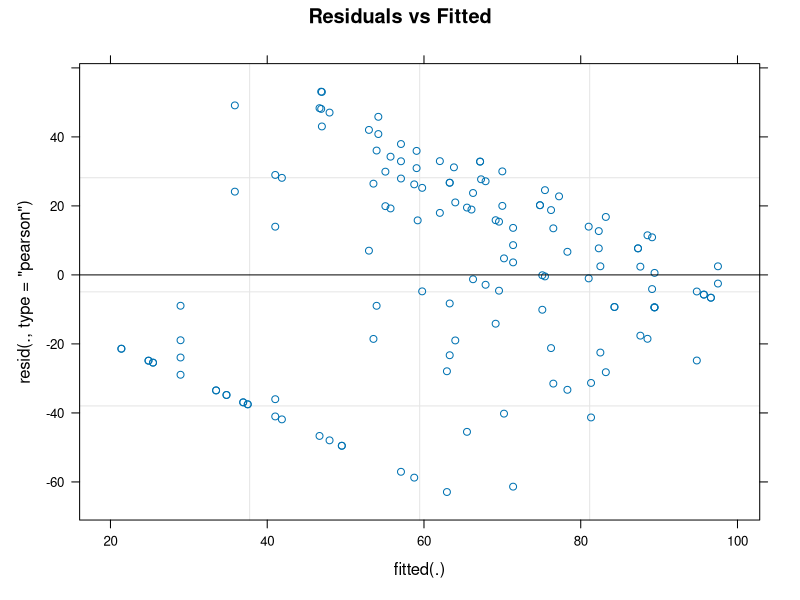
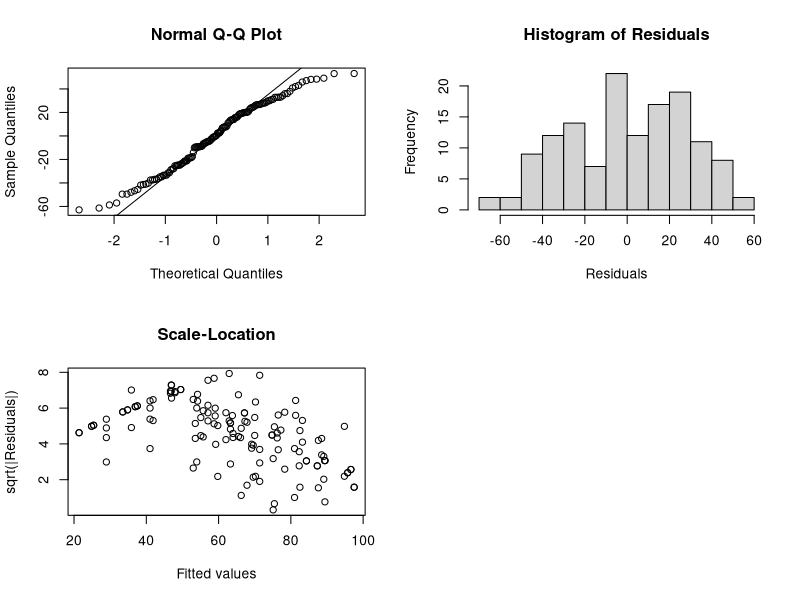
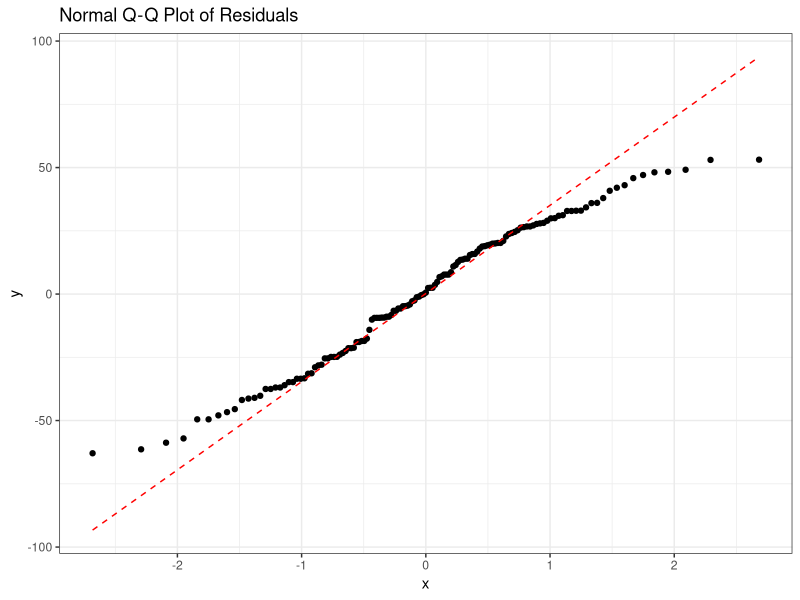
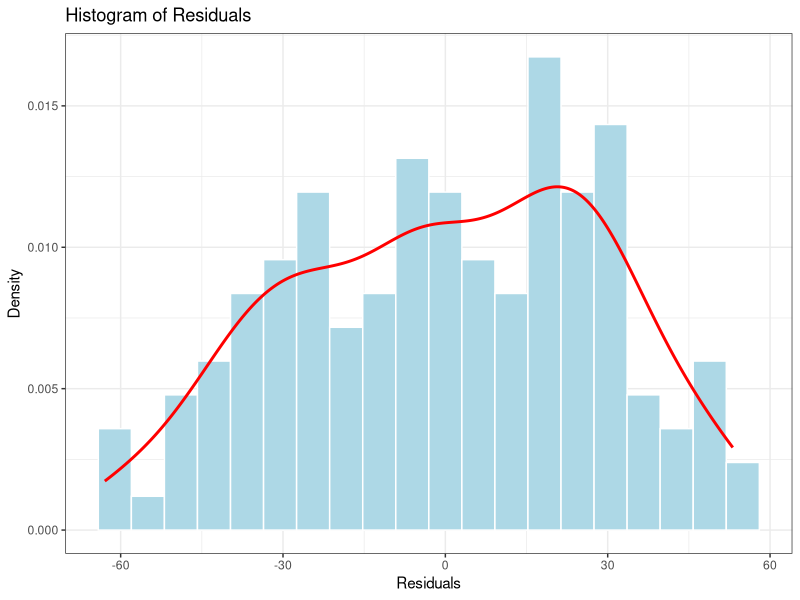
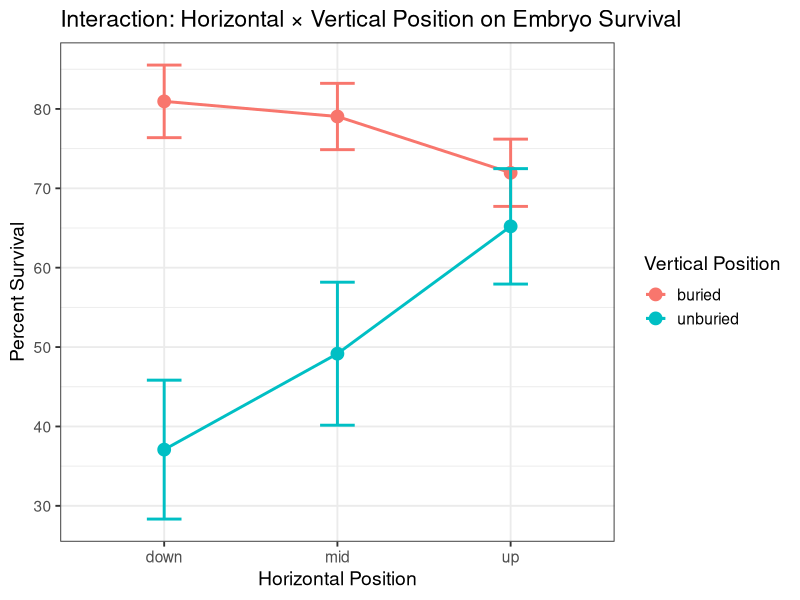
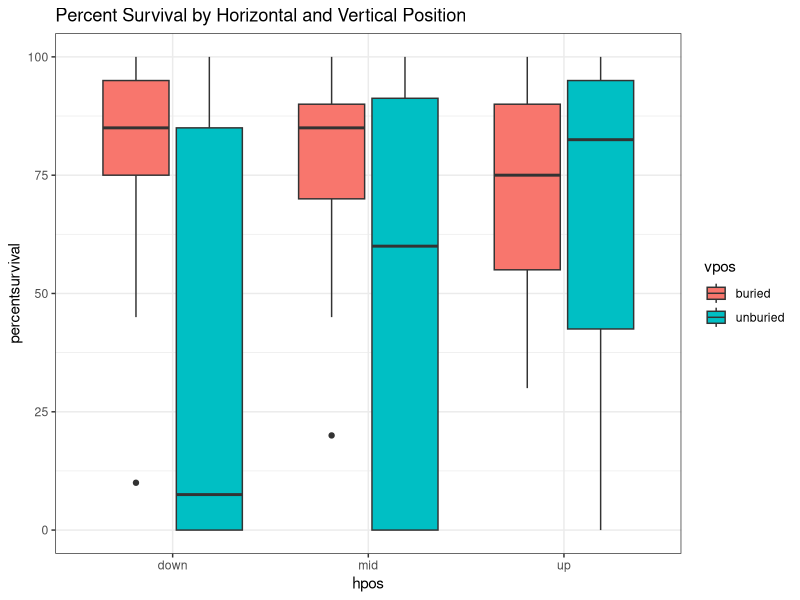

These charts were generated, in order, by the following R code:
## ---- chunk 1
knitr::opts_chunk$set(echo = TRUE, warning = FALSE, message = FALSE, fig.width = 10, fig.height = 6)
## ---- chunk 2
# Install required packages (run once)
packages <- c("readxl", "lme4", "lmerTest", "emmeans", "ggplot2", "dplyr")
# Check if packages are installed, install if not
new_packages <- packages[!(packages %in% installed.packages()[,"Package"])]
if(length(new_packages)) install.packages(new_packages)

# Load all packages
library(readxl)      # For reading Excel files
library(lme4)        # For mixed-effects models
library(lmerTest)    # For p-values with Satterthwaite approximation
library(emmeans)     # For post-hoc comparisons
library(ggplot2)     # For visualization
library(dplyr)       # For data manipulation

# Set options
options(prompt = "=")
## ---- chunk 3
# Read in excel sheet
data <- read_excel("parentalcare_data.xlsx")

# View data to check import
head(data)

# Convert categorical variables to factors
data$hpos <- as.factor(data$hpos)
data$vpos <- as.factor(data$vpos)
data$nest <- as.factor(data$nest)

# Check data structure
str(data)
summary(data)

# Check sample sizes for each combination
table(data$hpos, data$vpos)
## ---- chunk 4
#new data model
survival <- lmer(
  percentsurvival ~ vpos * hpos +
    (1 | nest) +
    (1 | subsample),
  data = data
)

summary(survival)
anova(survival, type = 3)

survival2 <- lmer(
  percentsurvival ~ vpos * hpos +
    (1 | nest),
  data = data
)

summary(survival2)

anova(survival2, type = 3)

# Model percent survival by pouch location
model <- lmer(percentsurvival ~ hpos * vpos + (1|nest), data = data)

summary(model)

#ANOVA table with F-tests
anova_results <- anova(model)
print(anova_results)

# Check model assumptions
par(mfrow = c(2, 2))
plot(model, main = "Residuals vs Fitted")
qqnorm(resid(model))
qqline(resid(model))
hist(resid(model), main = "Histogram of Residuals", xlab = "Residuals")
plot(fitted(model), sqrt(abs(resid(model))), 
     main = "Scale-Location", xlab = "Fitted values", 
     ylab = "sqrt(|Residuals|)")

#  QQ and residuals normality plots
res <- residuals(model)

res_df <- data.frame(residuals = res)

ggplot(res_df, aes(sample = residuals)) +
  stat_qq() +
  stat_qq_line(color = "red", linetype = "dashed") +
  theme_bw() +
  labs(title = "Normal Q-Q Plot of Residuals")

ggplot(res_df, aes(x = residuals)) +
  geom_histogram(aes(y = ..density..), bins = 20, fill = "lightblue", color = "white") +
  geom_density(color = "red", linewidth = 1) +
  theme_bw() +
  labs(title = "Histogram of Residuals", x = "Residuals", y = "Density")


# Calculate means and standard errors
means_table <- data %>%
  group_by(vpos) %>%
  summarise(
    mean = mean(percentsurvival, na.rm = TRUE),
    se = sd(percentsurvival, na.rm = TRUE) / sqrt(n()),
    n = n()
  )
print(means_table)

# Estimated marginal means for main effects and interaction
emmeans_vpos <- emmeans(model, ~ vpos)
print(summary(emmeans_vpos))

emmeans_hpos <- emmeans(model, ~ hpos)
print(summary(emmeans_hpos))

emmeans_interaction <- emmeans(model, ~ hpos * vpos)
print(summary(emmeans_interaction))
## ---- chunk 5
# Pairwise comparisons for vertical position
pairs_vpos <- pairs(emmeans_vpos, adjust = "tukey")
print(pairs_vpos)

# Pairwise comparisons for horizontal position
pairs_hpos <- pairs(emmeans_hpos, adjust = "tukey")
print(pairs_hpos)

# Pairwise comparisons for interaction
pairs_interaction <- pairs(emmeans_interaction, adjust = "tukey")
print(pairs_interaction)

# Create interaction plot
interaction_plot <- ggplot(data, aes(x = hpos, y = percentsurvival, 
                                      color = vpos, group = vpos)) +
  stat_summary(fun = mean, geom = "point", size = 4) +
  stat_summary(fun = mean, geom = "line", linewidth = 1) +
  stat_summary(fun.data = mean_se, geom = "errorbar", width = 0.2, 
               linewidth = 1) +
  labs(title = "Interaction: Horizontal × Vertical Position on Embryo Survival",
       x = "Horizontal Position",
       y = "Percent Survival",
       color = "Vertical Position") +
  theme_bw(base_size = 14) +
  theme(legend.position = "right")

print(interaction_plot)

boxplot <- ggplot(data, aes(x = hpos, y = percentsurvival, fill = vpos)) + geom_boxplot() +
  theme_bw() + labs(title = "Percent Survival by Horizontal and Vertical Position")

print(boxplot)
